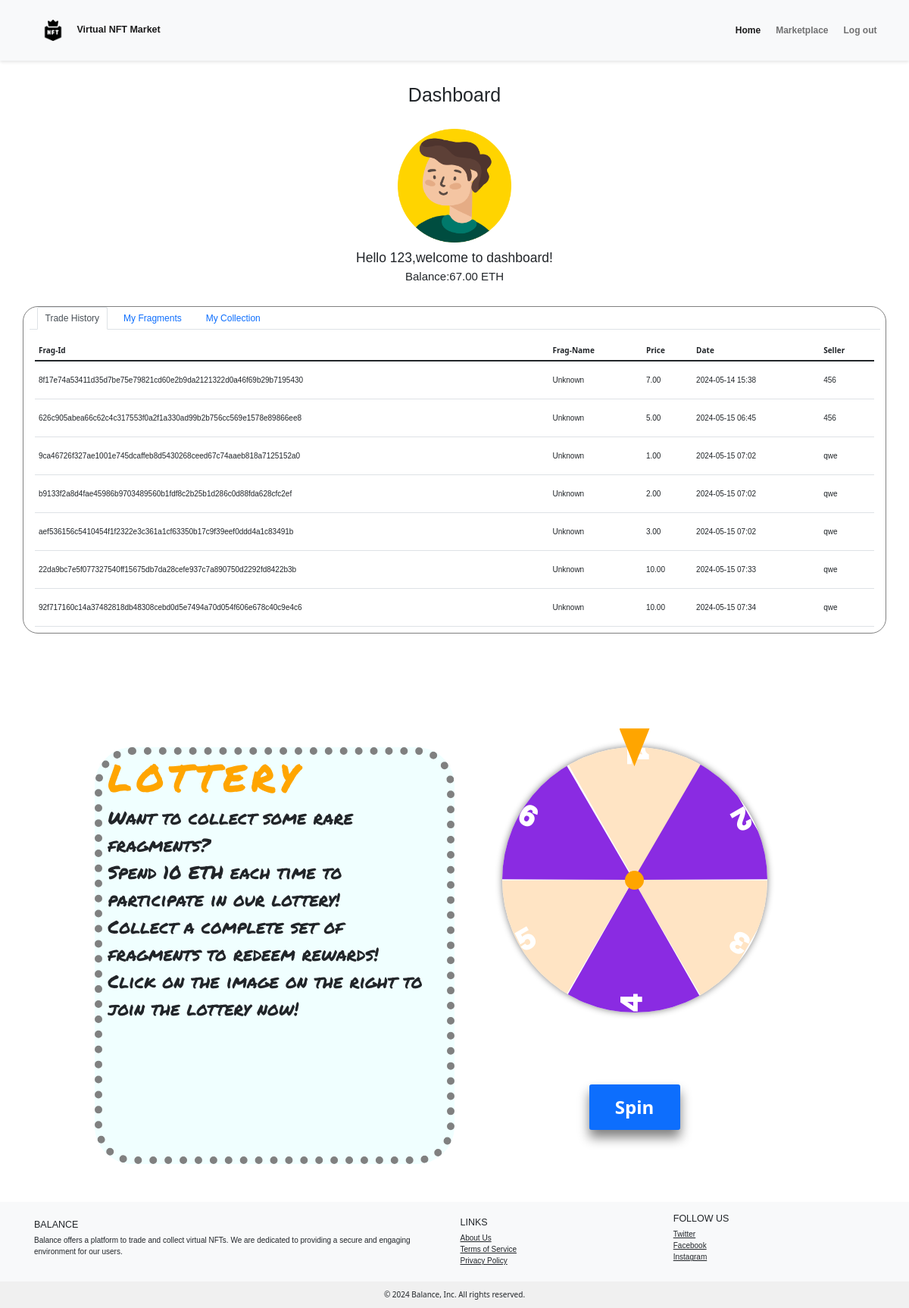
The page /dashboard (signed in) on the database as committed earlier.
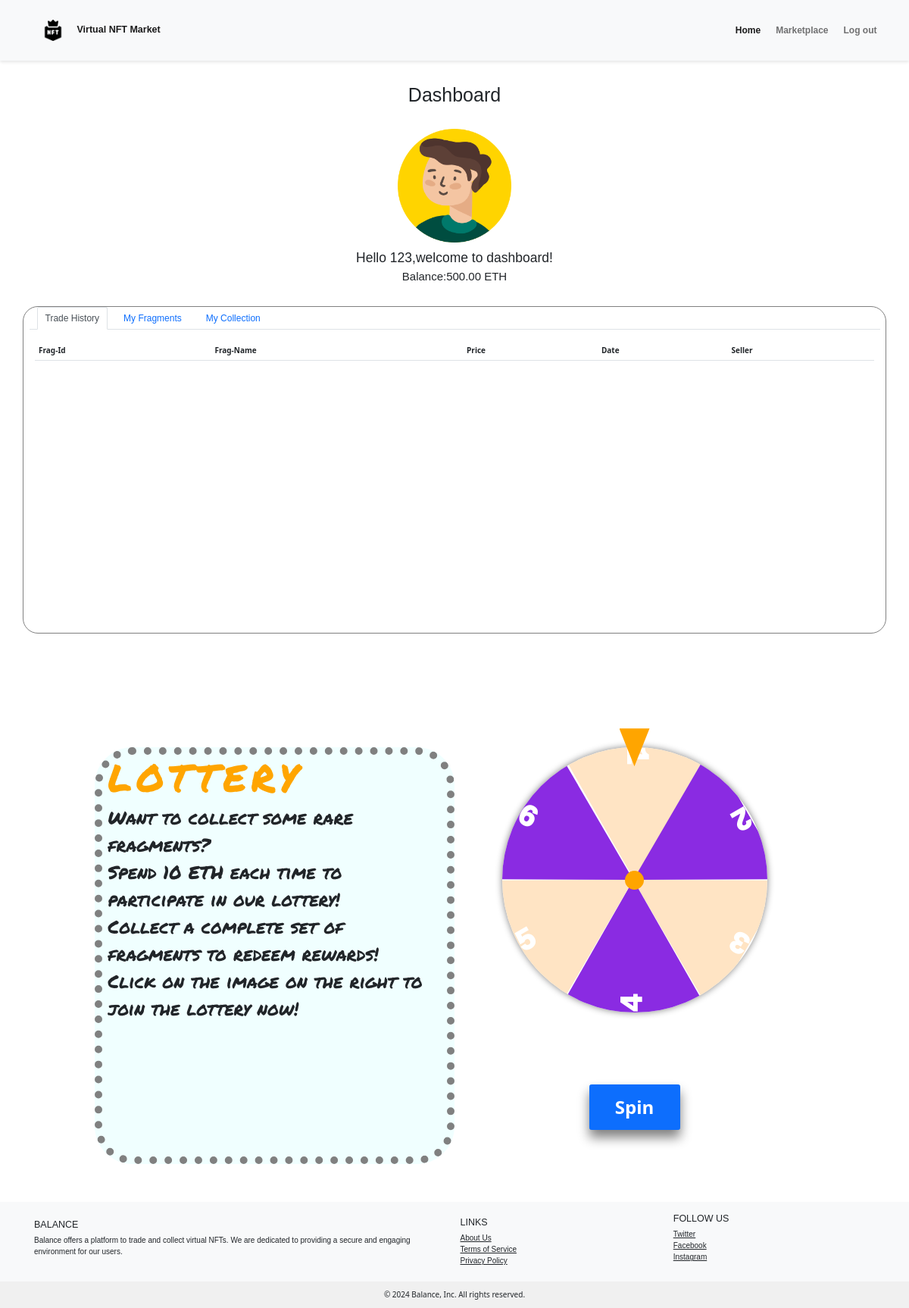
The same page on the database as committed later.
### app/models.py (models this page shows, shortened)
class User(db.Model, UserMixin):
    __tablename__ = 'users'
    id = db.Column(db.Integer, primary_key=True)
    username = db.Column(db.String(64), unique=True, nullable=False)
    email = db.Column(db.String(255), unique=True, nullable=False)
    passwd_hash = db.Column(db.String(255), nullable=False)
    balance = db.Column(db.String(255), nullable=False, default='50.0')
    user_fragments = db.relationship('Fragment', lazy='select')
    user_transactions = db.relationship('Trade', lazy='select')
    __table_args__ = (
        db.CheckConstraint('balance >= 0 AND balance < 100000', name='check_balance'),
    )

class TradeHistory(db.Model):
    __tablename__ = 'trade_history'
    trade_id = db.Column(db.Integer, primary_key=True)
    frag_id = db.Column(db.Text,  nullable=False)
    frag_name = db.Column(db.Text,  nullable=False)
    seller = db.Column(db.Integer, db.ForeignKey('users.id'))
    buyer = db.Column(db.Integer, db.ForeignKey('users.id'))
    price = db.Column(db.String, nullable=False, default=0.0, server_default="0.0")
    transaction_time = db.Column(db.DateTime, nullable=False, default=datetime.now(timezone.utc))
    seller_user = db.relationship('User', foreign_keys=[seller], backref=db.backref('sold_transactions', lazy='dynamic'))
    buyer_user = db.relationship('User', foreign_keys=[buyer], backref=db.backref('bought_transactions', lazy='dynamic'))
    __table_args__ = (
        db.CheckConstraint(price >= 0, name='price_nonnegative'),
    )

### app/routes.py (the view)
@app.route('/dashboard', methods=['GET'])
@login_required
def dashboard():
    trade_history = db.session.query(
        TradeHistory.trade_id,
        TradeHistory.frag_id,
        TradeHistory.frag_name,
        TradeHistory.price,
        TradeHistory.transaction_time,
        User.username.label('seller_username'),
    ).join(User, User.id == TradeHistory.seller).filter(TradeHistory.buyer == current_user.id).all()
    fragments=current_user.user_fragments
    collections = NFT.query.filter_by(completed=1, owner=current_user.id).all()
    return render_template('dashboard.html', trade_history=trade_history, fragments=fragments, collections=collections)

### app/__init__.py (called while the page is built)
@login_manager.user_loader
def load_user(user_id):
    from .models import User
    return User.query.get(int(user_id))

### app/models.py (called while the page is built)
    @hybrid_property
    def name(self):
        if 'static/uploads/' in self.path:
            file_name_with_extension = self.path.split('static/uploads/')[-1]
            file_name, _ = os.path.splitext(file_name_with_extension)
            return file_name
        return None

### templates/dashboard.html (shortened to what this page needs)
<!DOCTYPE html>
<html lang="en">
<head>
    <link href="{{ url_for('static', filename='css/main.css') }}" rel="stylesheet">
    <link href="{{ url_for('static', filename='css/dashboard.css') }}" rel="stylesheet">
    <link href="https://cdn.bootcss.com/bootstrap/5.1.3/css/bootstrap.min.css" rel="stylesheet">
    <link rel="stylesheet" href="https://cdn.jsdelivr.net/npm/bootstrap-icons@1.11.3/font/bootstrap-icons.min.css">
</head>
<body>
    <nav class="navbar navbar-expand-md navbar-light bg-light">
        <div class="container-fluid">
            <a class="navbar-brand ps-5" href="{{ ('index') }}"><img class="logo" alt="nft-logo" src="{{ url_for('static', filename='images/logo.png') }}">Virtual NFT Market</a>
            <div class="collapse navbar-collapse justify-content-end pe-5" id="navbarNav">
                <ul class="navbar-nav">
                    <li class="nav-item">
                        <a class="nav-link active" aria-current="page" href="{{ url_for('index') }}"><b>Home</b></a >
                    </li>
                    <li class="nav-item">
                        <a class="nav-link" href="{{ url_for('marketplace') }}"><b>Marketplace</b></a >
                    </li>
                    <li class="nav-item">
                        <a class="nav-link" href="{{ url_for('logout') }}"><b>Log out</b></a >
                    </li>
                </ul>
            </div>
        </div>
    </nav>
    <div class="user-info">
        <h1 class="mt-5 mb-5 text-center">Dashboard</h1>
        <div class="info-head mb-5">
            <div class="d-flex align-items-center justify-content-center flex-column">
                <div class="mb-3">
                    <img src="{{ url_for('static', filename='images/seller8.png') }}" class="user-img d-block">
                </div>
            </div>
            <h3 class="text-center">Hello {{ current_user.username }},welcome to dashboard!</h3>
            <h4 class="text-center">Balance:{{ '%.2f'|format(current_user.balance) }} ETH</h4>
        </div>
        <div class="container nav-container">
            <ul class="nav nav-tabs" role="tablist">
                <li class="nav-item">
                    <a class="nav-link active" data-bs-toggle="tab" href="#my-trade">Trade History</a>
                </li>
                <li class="nav-item">
                    <a class="nav-link" data-bs-toggle="tab" href="#my-fragments">My Fragments</a>
                </li>
                <li class="nav-item">
                    <a class="nav-link" data-bs-toggle="tab" href="#my-collection">My Collection</a>
                </li>
            </ul>
            <div class="tab-content">
                <div id="my-trade" class="container tab-pane active"><br>
                    <table class="table">
                        <thead>
                            <tr>
                                <th>Frag-Id</th>
                                <th>Frag-Name</th>
                                <th>Price</th>
                                <th>Date</th>
                                <th>Seller</th>
                            </tr>
                        </thead>
                        <tbody id="trades">
                            {% for trade in trade_history %}
                                <tr style="height: 50px;">
                                    <td>{{ trade.frag_id }}</td>
                                    <td>{{ trade.frag_name }}</td>
                                    <td>{{ '%.2f'|format(trade.price) }}</td>
                                    <td>{{ trade.transaction_time.strftime('%Y-%m-%d %H:%M') }}</td>
                                    <td>{{ trade.seller_username }}</td>
                                </tr>
                            {% endfor %}
                        </tbody>
                    </table>
                </div>
                <div id="my-collection" class="container tab-pane fade"><br>
                    <div class="row mt-5 mb-5">
                    </div>
                </div>
            </div>
        </div>
    </div>
    <div class="container lottery-block">
        <div class="row justify-content-center">
            <div class="col-sm-5 d-flex align-items-start justify-content-center lottery-text">
                <div class="lottery-title-container">
                    <h2 class="lottery-title mb-10">
                        <span>L</span>
                        <span>O</span>
                        <span>T</span>
                        <span>T</span>
                        <span>E</span>
                        <span>R</span>
                        <span>Y</span>
                    </h2>
                    <p class="lottery-intro">
                        Want to collect some rare fragments?
                        <br>
                        Spend 10 ETH each time to participate in our lottery!
                        <br>
                        Collect a complete set of fragments to redeem rewards!
                        <br>
                        Click on the image on the right to join the lottery now!
                    </p>
                </div>
            </div>
            <div class="lottery-container col-sm-5">
                <div class="spin-wheel">
                    <div class="one">1</div>
                    <div class="two">2</div>
                    <div class="three">3</div>
                    <div class="four">4</div>
                    <div class="five">5</div>
                    <div class="six">6</div>
                </div>
                <span class="wheel-center"></span>
                <button type="button" id="spin" class="btn btn-primary">Spin</button>
                <div class="stopper"></div>
            </div>
        </div>
    </div>
    <footer class="bg-light text-center text-lg-start">
        <div class="container p-4">
            <div class="row align-items-center">
                <div class="col-lg-6 col-md-12 mb-4 mb-md-0">
                    <h5 class="text-uppercase">Balance</h5>
                    <p>
                        Balance offers a platform to trade and collect virtual NFTs. We are dedicated to providing a secure and engaging environment for our users.
                    </p>
                </div>
                <div class="col-lg-3 col-md-6 mb-4 mb-md-0">
                    <h5 class="text-uppercase">Links</h5>
                    <ul class="list-unstyled mb-0">
                        <li>
                            <a href="{{ url_for('about') }}" class="text-dark">About Us</a>
                        </li>
                        <li>
                            <a href="{{ url_for('terms') }}" class="text-dark">Terms of Service</a>
                        </li>
                        <li>
                            <a href="{{ url_for('privacy') }}" class="text-dark">Privacy Policy</a>
                        </li>
                    </ul>
                </div>
                <div class="col-lg-3 col-md-6 mb-4 mb-md-0">
                    <h5 class="text-uppercase">Follow Us</h5>
                    <ul class="list-unstyled">
                        <li>
                            <a href="#!" class="text-dark">Twitter</a>
                        </li>
                        <li>
                            <a href="#!" class="text-dark">Facebook</a>
                        </li>
                        <li>
                            <a href="#!" class="text-dark">Instagram</a>
                        </li>
                    </ul>
                </div>
            </div>
        </div>
        <div class="text-center p-3" style="background-color: #f0f0f0;">
            © 2024 Balance, Inc. All rights reserved.
        </div>
    </footer>
</body>
</html>

### static/css/main.css (style rules this page uses)
* { margin:0; padding: 0; box-sizing: border-box; }
html { font-size: 62.5%; }
html,body,a,h1,h2,h3,h4,h5,h6,p,td,li { font-family: "Rubik",sans-serif }
.logo { height: 6.4rem; padding:1.8rem; }
.navbar { padding: 12px 0; box-shadow: 0 2px 4px rgba(0, 0, 0, 0.1); }
.navbar-brand { font-size: 1.5rem; font-weight: bold; }
.nav-link { font-size: 12px; margin-left: 10px; }

### static/css/dashboard.css (style rules this page uses)
.user-img { height:15rem; width:15rem; }
.tab-content { height: 40rem; width: auto; overflow-y: auto; }
th, td { text-align: left; vertical-align: middle; }
.nav-container { border:1px solid grey; border-radius: 2rem; }
.lottery-block { margin-top:15rem; margin-bottom: 5rem; }
.lottery-text { border:1rem dotted grey; border-radius: 5rem; background-color: azure; }
.lottery-intro { font-family: "Permanent Marker", cursive; font-weight: 200; font-style: normal; font-size:2.4rem; }
.lottery-title span { font-family: "Permanent Marker", cursive; font-weight: 400; font-style: normal; font-size: 5rem; color: orange; display: inline-flex; animation: lottery-title 2s infinite; }
.lottery-title-container span:nth-of-type(1) { animation-delay: 0.2s; }
.lottery-title-container span:nth-of-type(2) { animation-delay: 0.4s; }
.lottery-title-container span:nth-of-type(3) { animation-delay: 0.6s; }
.lottery-title-container span:nth-of-type(4) { animation-delay: 0.8s; }
.lottery-title-container span:nth-of-type(5) { animation-delay: 1s; }
.lottery-title-container span:nth-of-type(6) { animation-delay: 1.2s; }
.lottery-title-container span:nth-of-type(7) { animation-delay: 1.4s; }
.lottery-container { display: flex; align-items: center; justify-content:center; margin-top: 3rem; margin-bottom: 20rem; }
.spin-wheel { height:35rem; width:35rem; position: relative; border-radius: 50%; overflow: hidden; box-shadow:0 0 1rem grey; transition: 3s all; }
.spin-wheel div { height: 50%; width:20rem; clip-path:polygon(100% 0,50% 100%,0 0); position:absolute; transform: translateX(-50%); transform-origin: bottom; left:21%; display: flex; align-items: center; font-size:4rem; font-weight: 1000; font-family: monospace; letter-spacing: 1rem; color:white; writing-mode: vertical-rl; }
.spin-wheel .one { background-color: bisque; left:50%; }
.spin-wheel .two { background-color: blueviolet; transform: rotate(60deg); }
.spin-wheel .three { background-color: bisque; transform: rotate(120deg); }
.spin-wheel .four { background-color: blueviolet; transform: rotate(180deg); }
.spin-wheel .five { background-color: bisque; transform: rotate(240deg); }
.spin-wheel .six { background-color: blueviolet; transform: rotate(300deg); }
.wheel-center { height:2.5rem; width:2.5rem; background:orange; border-radius: 50%; position:absolute; }
#spin { height:6rem; width: 12rem; position: absolute; margin-top: 60rem; font-size: 2.4rem; font-weight: 800; box-shadow: 0 1rem 1.5rem grey; }
.stopper { height: 5rem; width:4rem; background:orange; position:absolute; margin-top: 60rem; margin-top:-35rem; clip-path:polygon(100% 0,50% 100%,0 0); }

Rows that differ between the two databases and show on the page:
removed TradeHistory: frag_id "8f17e74a53411d35d7be75e79821cd60e2b9da2121322d0a46f69b29b7195430", frag_name "Unknown", price "7.00", transaction_time "2024-05-14 15:38", seller_username "456"
removed TradeHistory: frag_id "626c905abea66c62c4c317553f0a2f1a330ad99b2b756cc569e1578e89866ee8", frag_name "Unknown", price "5.00", transaction_time "2024-05-15 06:45", seller_username "456"
removed TradeHistory: frag_id "9ca46726f327ae1001e745dcaffeb8d5430268ceed67c74aaeb818a7125152a0", frag_name "Unknown", price "1.00", transaction_time "2024-05-15 07:02", seller_username "qwe"
removed TradeHistory: frag_id "b9133f2a8d4fae45986b9703489560b1fdf8c2b25b1d286c0d88fda628cfc2ef", frag_name "Unknown", price "2.00", transaction_time "2024-05-15 07:02", seller_username "qwe"
removed TradeHistory: frag_id "aef536156c5410454f1f2322e3c361a1cf63350b17c9f39eef0ddd4a1c83491b", frag_name "Unknown", price "3.00", transaction_time "2024-05-15 07:02", seller_username "qwe"
removed TradeHistory: frag_id "22da9bc7e5f077327540ff15675db7da28cefe937c7a890750d2292fd8422b3b", frag_name "Unknown", price "10.00", transaction_time "2024-05-15 07:33", seller_username "qwe"
removed TradeHistory: frag_id "92f717160c14a37482818db48308cebd0d5e7494a70d054f606e678c40c9e4c6", frag_name "Unknown", price "10.00", transaction_time "2024-05-15 07:34", seller_username "qwe"
changed User: balance "67.00" → "500.00"
